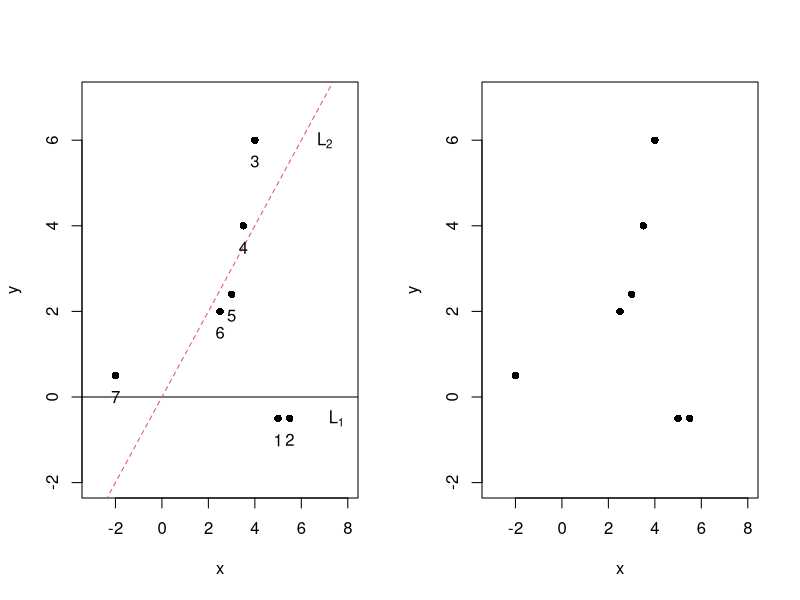

R code for this plot: (Note: this script raises an error after producing the figure.)
#code for Figure one (a) and (b) By Y. Zuo on 01/22/22
####Part (a)

x=c(5, 5.5, 4, 3.5, 3, 2.5, -2)
y=c(-.5, -.5, 6, 4, 2.4, 2, .5)
m1=cbind(x,y)
par(mfrow=c(1,2))
plot(m1, pch=16, xlim=c(-3,8), ylim=c(-2, 7))
abline(0,0, lty=1, col=1, lwd=1)
abline(0, 1, lty=2, col=2, lwd=1)
text(x, y-0.5, as.character(seq(1:7)))
text(7.5, -.5, expression('L'[1]))
text(7, 6, expression('L'[2]))

p=dim(m1)[2]
plot(m1, pch=16, xlim=c(-3,8), ylim=c(-2, 7))
fit1<-ltsReg(m1[,1:(p-1)], m1[,p])
beta_ltsReg=as.numeric(fit1$coefficients) 
abline(fit1$coefficients[[1]], fit1$coefficients[[2]], col=1, lty=1, lwd=1)
lst_beta=AA1_main(m1,1,500,0, 0.001)
abline(lst_beta,lty=2, col=2, lwd=1)
fit2<-lm(m1[,2]~m1[,1]) #p is assume to be 2
abline(fit2, col=3, lty=3, lwd=1)
text(x, y-0.5, as.character(seq(1:7)))
text(7.1, 1.7, expression ('LTS'))
text(6.7, 5.7, expression('LST'))
text(7.1, 2.5, expression('LS'))
legend(-2.5, 6.5, legend=c(#expression('L'[1]),expression('L'[2]), 
                           "LTS", "LST", "LS"),    
       col=1:3, lty=1:3, cex=0.6,
       title="Line types", text.font=3, bg='lightblue')

######Part (b)
alpha=1     #cut-off value alpha
N=500               # the total iteration number allowed
c=0                #c=0,initial beta is rep(0, p);c=1,it is by LS; c=2, it is by LTS.

n=7; p=2#
epsilon=0.3; n1=floor(epsilon*n)
m1=rmvnorm(n, mean=(rep(0, p)),sigma=matrix(c(1, 0.88, 0.88, 1), ncol=2, byrow=T))

par(mfrow=c(1,2))  
plot(m1[,1], m1[,2], xlim=c(-3,8), ylim=c(-2, 7), xlab="x-axis", ylab="y-axis", pch=20)
fit0<-ltsReg(m1[,1:(p-1)], m1[,p])
abline(fit0$coefficients[[1]], fit0$coefficients[[2]], col=1, lty=1, lwd=1)
abline(AA1_main(m1,1,500, 0, 0.001), col=2, lty=2, lwd=1)
fit2<-lm(m1[,2]~m1[,1]) #p is assume to be 2
abline(fit2, col=3, lty=3, lwd=1)
legend(-2.5, 6.5, legend=c("LTS", "LST", "LS"),    
       col=1:3, lty=1:3, cex=0.6,
       title="Line types", text.font=3, bg='lightblue')

if(n1>=1)
{
  m2=rmvnorm(n1, mean=c(7,-2),sigma=diag(rep(0.1, p)))
  m1[sample(1:n,n1),]<-m2 
}

plot(m1[,1], m1[,2], xlim=c(-3,8), ylim=c(-2, 7), xlab="x-axis", ylab="y-axis", pch=20)
fit1<-ltsReg(m1[,1:(p-1)], m1[,p])
abline(fit1$coefficients[[1]], fit1$coefficients[[2]], col=1, lty=1, lwd=1)
abline(AA1_main(m1,1,500, 0, 0.001), col=2, lty=2, lwd=1)
fit2<-lm(m1[,2]~m1[,1]) #p is assume to be 2
abline(fit2, col=3, lty=3, lwd=1)

text(4., -1.6, expression ('LTS'))
text(6, 5.7, expression('LST'))
text(4, 0, expression('LS'))

legend(-2.5, 6.5, legend=c("LTS", "LST", "LS"),    
  col=1:3, lty=1:3, cex=0.6,
  title="Line types", text.font=3, bg='lightblue')
